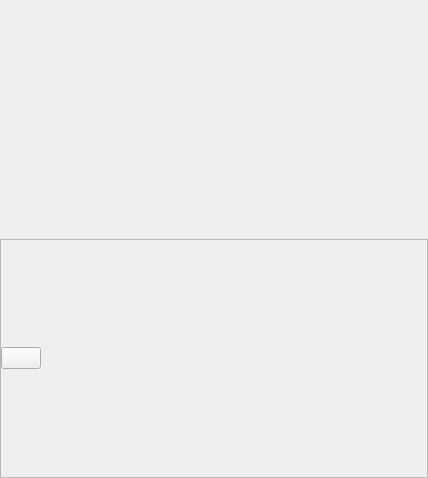
<?xml version="1.0" encoding="UTF-8"?>
<ui version="4.0">
 <class>ViewWidget</class>
 <widget class="QWidget" name="ViewWidget">
  <property name="geometry">
   <rect>
    <x>0</x>
    <y>0</y>
    <width>428</width>
    <height>478</height>
   </rect>
  </property>
  <property name="windowTitle">
   <string>Form</string>
  </property>
  <layout class="QVBoxLayout" name="verticalLayout_2">
   <property name="spacing">
    <number>0</number>
   </property>
   <property name="leftMargin">
    <number>0</number>
   </property>
   <property name="topMargin">
    <number>0</number>
   </property>
   <property name="rightMargin">
    <number>0</number>
   </property>
   <property name="bottomMargin">
    <number>0</number>
   </property>
   <item>
    <widget class="QWidget" name="ViewBox_widget" native="true">
     <layout class="QVBoxLayout" name="verticalLayout">
      <property name="leftMargin">
       <number>0</number>
      </property>
      <property name="topMargin">
       <number>0</number>
      </property>
      <property name="rightMargin">
       <number>0</number>
      </property>
      <property name="bottomMargin">
       <number>0</number>
      </property>
     </layout>
    </widget>
   </item>
   <item>
    <widget class="QFrame" name="ViewConrol_Frame">
     <property name="frameShape">
      <enum>QFrame::StyledPanel</enum>
     </property>
     <property name="frameShadow">
      <enum>QFrame::Raised</enum>
     </property>
     <layout class="QHBoxLayout" name="horizontalLayout">
      <property name="leftMargin">
       <number>0</number>
      </property>
      <property name="topMargin">
       <number>0</number>
      </property>
      <property name="rightMargin">
       <number>0</number>
      </property>
      <property name="bottomMargin">
       <number>0</number>
      </property>
      <item>
       <widget class="QPushButton" name="Grabbing_Button">
        <property name="toolTip">
         <string>开关拉流预览</string>
        </property>
        <property name="text">
         <string/>
        </property>
        <property name="checkable">
         <bool>true</bool>
        </property>
       </widget>
      </item>
      <item>
       <spacer name="horizontalSpacer">
        <property name="orientation">
         <enum>Qt::Horizontal</enum>
        </property>
        <property name="sizeHint" stdset="0">
         <size>
          <width>484</width>
          <height>20</height>
         </size>
        </property>
       </spacer>
      </item>
     </layout>
    </widget>
   </item>
  </layout>
 </widget>
 <resources/>
 <connections/>
</ui>
